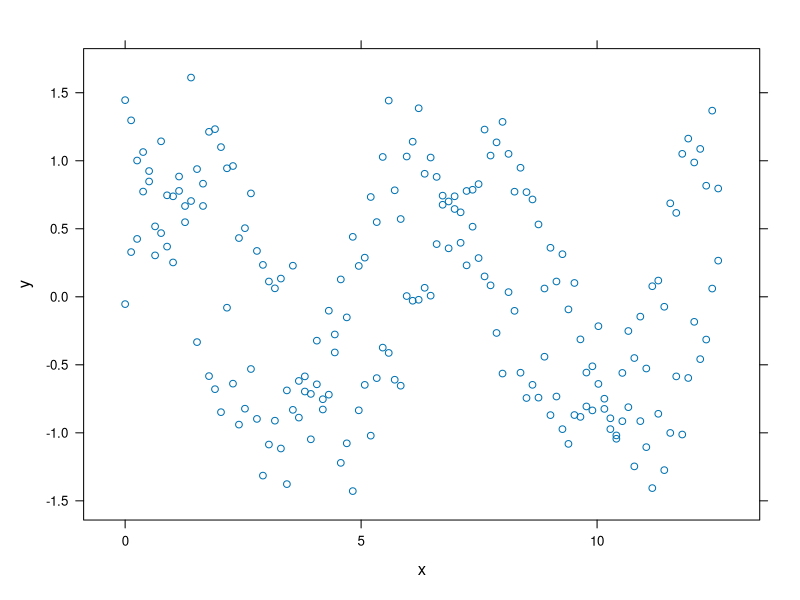
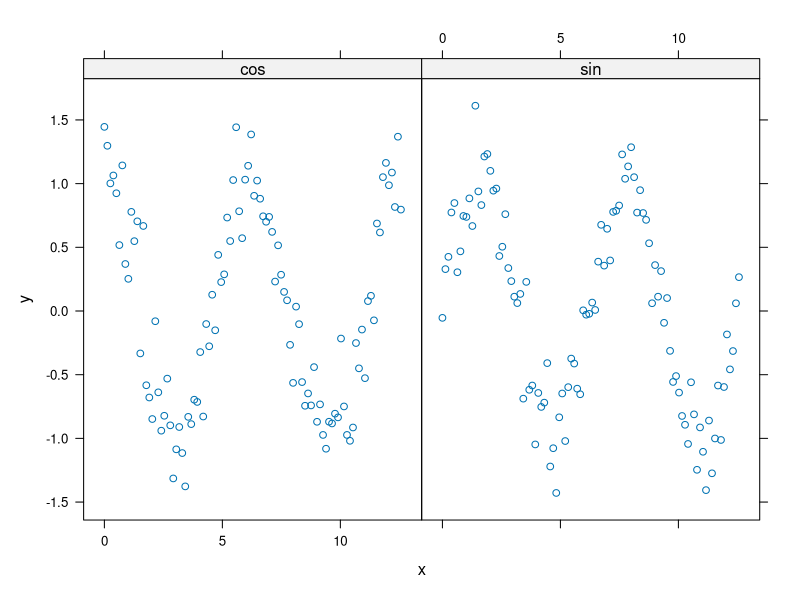
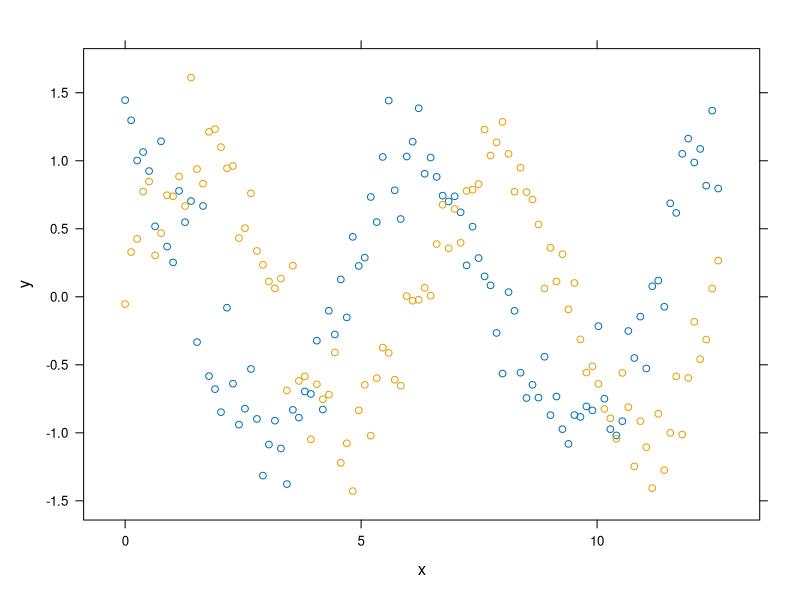
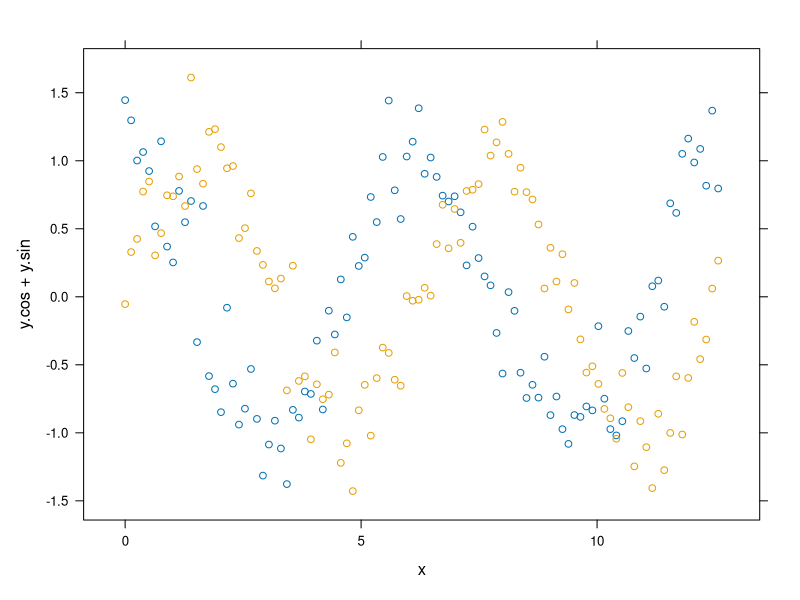
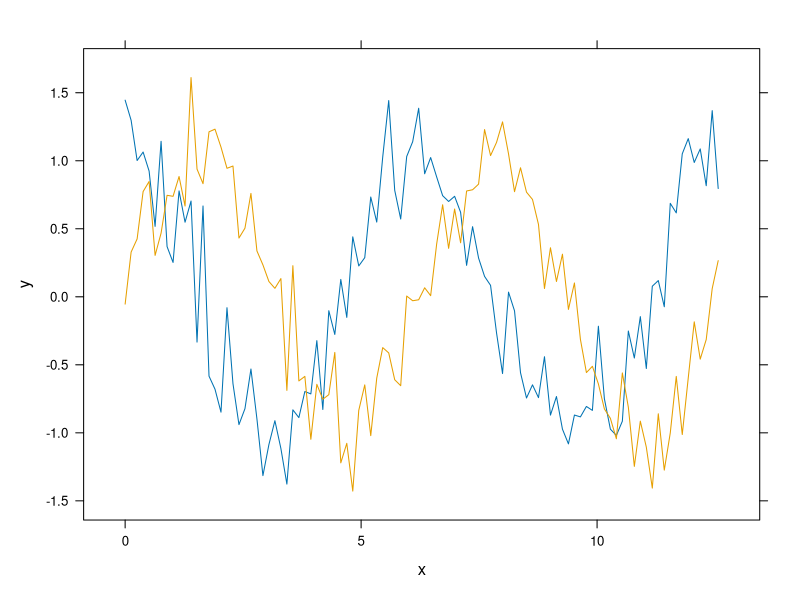
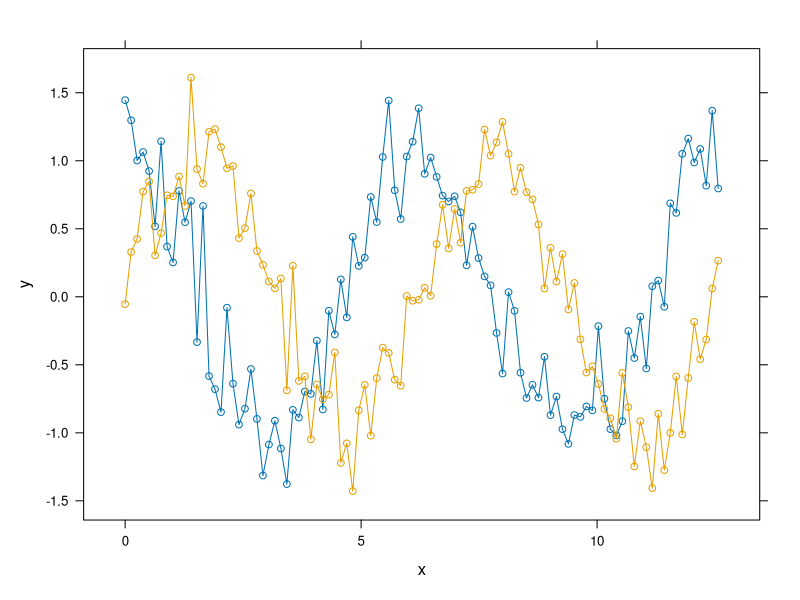
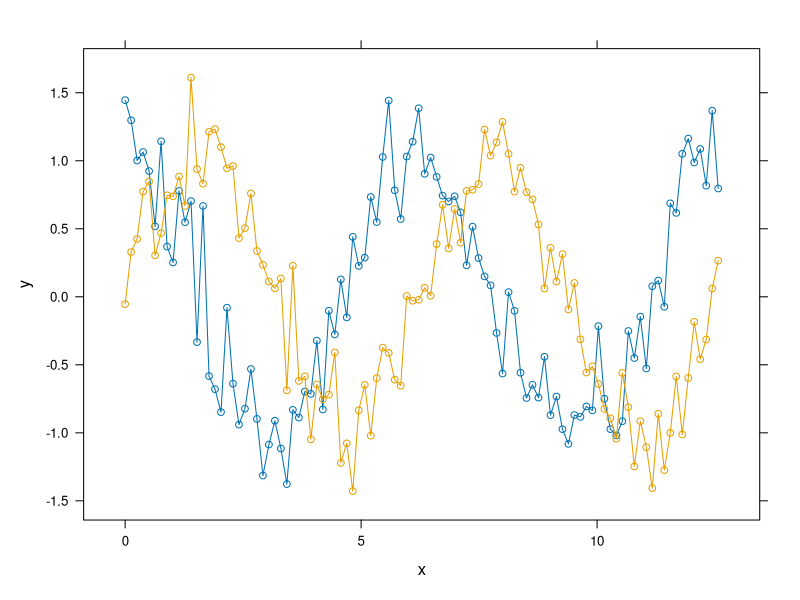
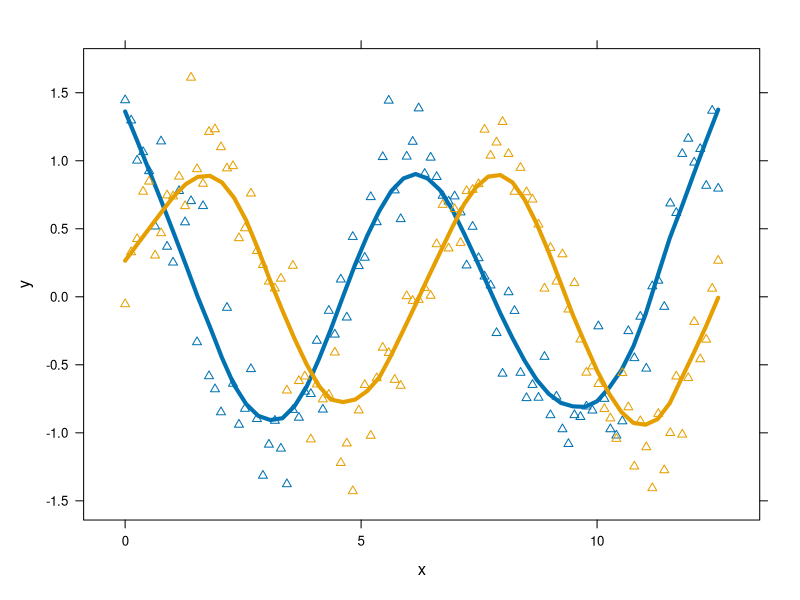

Reproduce these figures in R, in order.
## ---- chunk 1
require(lattice)
require(ggplot2)
## ---- chunk 2
x <- seq(0,4*pi,length.out=100)
y <- c(sin(x),cos(x)) + rnorm(200,sd=.25)
d1 <- data.frame(y=y,x=rep(x,2),type=rep(c("sin","cos"),each=length(x)))
str(d1)
## ---- chunk 3
d2 <- data.frame(reshape(d1, timevar="type", idvar=c("x"), direction="wide"))
str(d2)
## ---- chunk 4
d3 <- data.frame(
  x=rep(1:5,each=100),
  y=c(unlist(lapply(1:5, function(x){rnorm(n=100,mean=2^x)})),
      unlist(lapply(1:5, function(x){rnorm(n=100,mean=50+2^x)}))),
  g=rep(1:2,each=500))
## ---- chunk 5
x <- seq(pi/4, 5 * pi, length.out = 100)
y <- seq(pi/4, 5 * pi, length.out = 100)
r <- as.vector(sqrt(outer(x^2, y^2, "+")))
d4 <- expand.grid(x=x, y=y)
d4$z <- cos(r^2) * exp(-r/(pi^3))
## ---- chunk 6
xyplot(y~x,d1)
## ---- chunk 7
xyplot(y~x|type,d1)
## ---- chunk 8
xyplot(y~x,d1,groups=type)
## ---- chunk 9
xyplot(y.cos+y.sin~x,d2)
## ---- chunk 10
xyplot(y ~ x, d1, groups = type,
  type = "l")
## ---- chunk 11
xyplot(y ~ x, d1, groups = type,
  type = "b")
## ---- chunk 12
xyplot(y ~ x, d1, groups = type, 
  type = "b",
  panel=function(...) {
    panel.xyplot(...)
  }
)
## ---- chunk 13
xyplot(y ~ x, d1, groups = type,
  type = "p",
  panel = panel.superpose,
  panel.groups = function(..., pch, lwd) {
    panel.xyplot(..., pch = 2)
    panel.loess(..., span = .2, lwd = 4)
  }
)
## ---- chunk 14
histogram(~y,d3)
## ---- chunk 15
histogram(~y|as.factor(g),d3)
## ---- chunk 16
barchart(y ~ as.factor(x),
  aggregate(y ~ x, data = d3, mean))
## ---- chunk 17
barchart(y ~ as.factor(x) | as.factor(g),
  aggregate(y ~ x + g, data = d3, mean))
## ---- chunk 18
barchart(y ~ as.factor(x),
  aggregate(y ~ x + g, data = d3, mean),
  groups = as.factor(g))
## ---- chunk 19
barchart(y ~ as.factor(x),
  aggregate(y ~ x + g, data = d3, mean),
  groups = as.factor(g),
  auto.key = T)
## ---- chunk 20
barchart(y ~ as.factor(x),
  aggregate(y ~ x + g, data = d3, mean),
  groups = as.factor(g),
  auto.key = list(columns = 2))
## ---- chunk 21
barchart(y ~ as.factor(x),
  aggregate(y ~ x + g, data = d3, mean),
  groups = as.factor(g),
  auto.key = list(space = "right"))
## ---- chunk 22
levelplot(z~x+y,d4)
